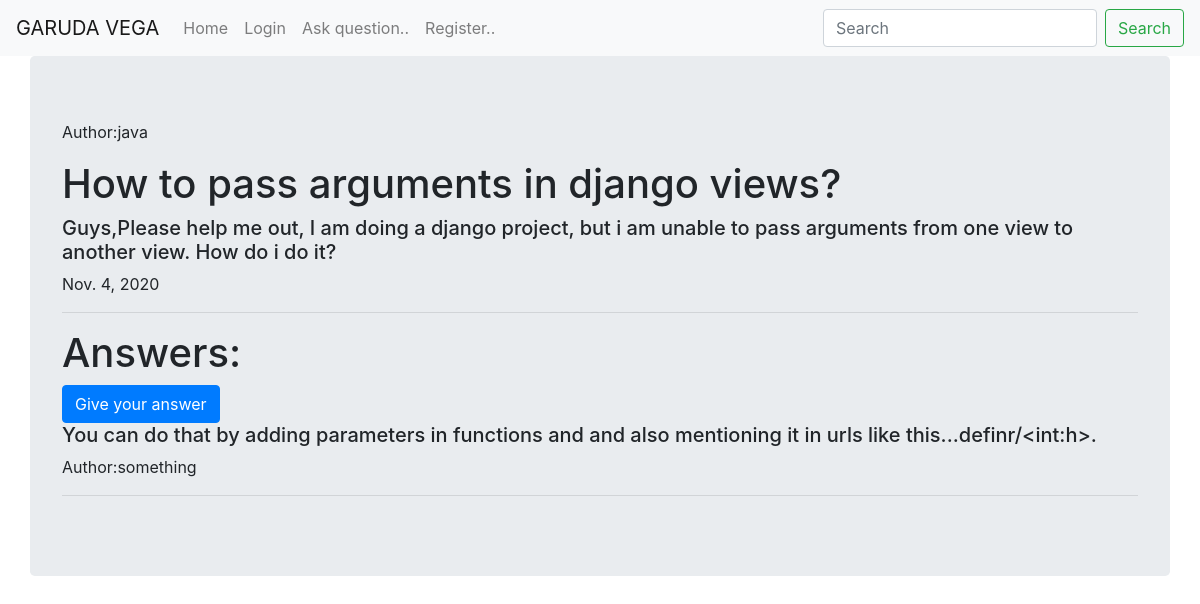
/detail/3, run on the app's committed database.
### garudavegaapp/models.py (models this page shows, shortened)
class Post(models.Model):
    write=models.ForeignKey(User,on_delete=models.CASCADE)
    title=models.CharField(max_length=11999)
    problem=models.TextField()
    published_date=models.DateField(auto_now_add=True)
    class Meta:
        ordering=['-published_date']

class Answers(models.Model):
    author=models.ForeignKey(User,on_delete=models.CASCADE)
    post=models.ForeignKey(Post,on_delete=models.CASCADE)
    answer=models.TextField()
    def __str__(self):
        return self.answer

### garudavegaapp/views.py (the view)
# urls.py: path('detail/<int:pk>',detail,name='detail'),
def detail(request,pk):
    post=Post.objects.get(id=pk)
    anss=post.answers_set.all()
    return render(request,'detail.html',context={'post':post,'anss':anss})

### templates/detail.html
{% extends 'base.html' %}
{% block main %}
<div class="container jumbotron">
    <p>Author:{{post.write}}</p>
    <h1>{{post.title}}</h1>
    <h5>{{post.problem}}</h5>
    <p>{{post.published_date}}</p>
    <hr>
    <h1>Answers:</h1>
    <a href="{% url 'a' user post.id %}" class="btn btn-primary">Give your answer</a>
    {% for a in anss %}
    <h5>{{a}}</h5>
    <p>Author:{{a.author}}</p>
    <hr>
    {% endfor %}
</div>
{% endblock %}

### data on the page
Post: write "java", title "How to pass arguments in django views?", problem "Guys,Please help me out, I am doing a django project, but i am unable to pass arguments from one view to another view. How do i do it?", published_date "Nov. 4, 2020"
Answers: answer "You can do that by adding parameters in functions and and also mentioning it in urls like this...definr/<int:h>.", author "something"
